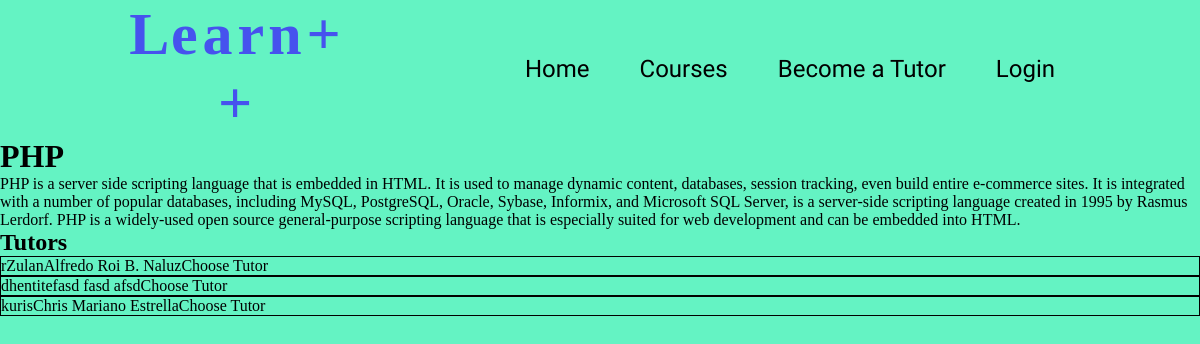
The page /core/course.php?course-id=1 on the database its author committed.
### tables this page shows
CREATE TABLE `courses` (
  `course_id` int NOT NULL AUTO_INCREMENT,
  `course_name` varchar(64) NOT NULL,
  `course_description` varchar(1024) NOT NULL DEFAULT ' ',
  PRIMARY KEY (`course_id`),
  UNIQUE KEY `course_id_UNIQUE` (`course_id`)
);

CREATE TABLE `tutor_course` (
  `tc_id` int NOT NULL AUTO_INCREMENT,
  `tutor_id` int NOT NULL,
  `course_id` int NOT NULL,
  `tc_fee` int NOT NULL DEFAULT '0',
  PRIMARY KEY (`tc_id`)
);

CREATE TABLE `tutors` (
  `tutor_id` int NOT NULL AUTO_INCREMENT,
  `user_id` int NOT NULL,
  PRIMARY KEY (`tutor_id`)
);

CREATE TABLE `users` (
  `user_id` int NOT NULL AUTO_INCREMENT,
  `user_name` varchar(32) NOT NULL,
  `user_password` varchar(72) NOT NULL,
  `user_email` varchar(64) NOT NULL,
  `user_ip` varchar(15) NOT NULL,
  `user_fname` varchar(32) NOT NULL DEFAULT '',
  `user_mname` varchar(32) NOT NULL DEFAULT '',
  `user_lname` varchar(32) NOT NULL DEFAULT '',
  `user_cemail` varchar(64) NOT NULL DEFAULT '',
  `user_phone` varchar(12) NOT NULL DEFAULT '',
  `user_messenger` varchar(64) NOT NULL DEFAULT '',
  `user_balance` int NOT NULL DEFAULT '0',
  PRIMARY KEY (`user_id`),
  UNIQUE KEY `user_id_UNIQUE` (`user_id`)
);

### utils/getter.php (called while the page is built, shortened)
<?php
function getUserName($handle, $userid) {
    $stmt = $handle->prepare("SELECT user_name FROM learnpp.users WHERE user_id = ? LIMIT 1;");
    $stmt->execute([$userid]);
    return $stmt->fetch()['user_name'];
}
function getUserFullName($handle, $userid) {
    $stmt = $handle->prepare("SELECT user_fname, user_mname, user_lname FROM learnpp.users WHERE user_id = ? LIMIT 1;");
    $stmt->execute([$userid]);
    $result = $stmt->fetch();
    $fullName = $result['user_fname'] . ' ' . $result['user_mname'] . ' ' . $result['user_lname'];
    return $fullName;
}

### core/course.php (the view, shortened to what this page needs)
<?php
include('../connection/main.php');
include('../utils/getter.php');
?>
<!DOCTYPE html>
<html lang="en">
<head>
    <link rel="stylesheet" href="/style.css">
</head>
<body>
    <?php
    include('../parts/nav.php');
    ?>
    <?php
    $stmt = $SQL_Handle->prepare("SELECT * FROM learnpp.courses WHERE course_id = ? LIMIT 1;");
    $stmt->execute([$_GET['course-id']]);
    $result = $stmt->fetch();
    echo '<h1> ' . $result['course_name'] . '</h1>';
    echo '<p> ' . $result['course_description'] . '</p>';
    $stmt = $SQL_Handle->prepare("SELECT * FROM learnpp.tutor_course WHERE course_id = ?;");
    $stmt->execute([$_GET['course-id']]);
    if($stmt->rowCount()) {
        echo '<div class="course-tutors">';
        echo '<h2>Tutors</h2>';
        foreach($stmt->fetchAll() as $tutorcourse) {
            echo '<div class="course-tutor" style="border: 1px solid black";>';
            $stmt = $SQL_Handle->prepare("SELECT * FROM learnpp.tutors WHERE tutor_id = ? LIMIT 1;");
            $stmt->execute([$tutorcourse['tutor_id']]);
            $result = $stmt->fetch();
            echo getUserName($SQL_Handle, $result['user_id']);
            echo getUserFullName($SQL_Handle, $result['user_id']);
            echo '<a href="confirmation.php?tutor-id=' . $tutorcourse['tutor_id'] . '&course-id=' . $tutorcourse['course_id'] . '">Choose Tutor</a>';
            echo '</div>';
        }
        echo '</div>';
    } else {
        echo "No tutors available for this course.";
    }
    ?>
</body>
</html>

### style.css (style rules this page uses)
* { margin: 0; padding: 0; }
a { text-decoration: none; color: black; }
body { background-color: rgb(100, 243, 195); }

### rows shown on the page
courses: course_name "PHP", course_description "PHP is a server side scripting language that is embedded in HTML. It is used to manage dynamic content, databases, session tracking, even build entire e-commerce sites. It is integrated with a number of popular databases, including MySQL, PostgreSQL, Oracle, Sybase, Informix, and Microsoft SQL Server, is a server-side scripting language created in 1995 by Rasmus Lerdorf. PHP is a widely-used open source general-purpose scripting language that is especially suited for web development and can be embedded into HTML."
tutor_course: tutor.user_name "rZulan", tutor.user_lname "Alfredo Roi B. Naluz"
tutor_course: tutor.user_name "dhentite", tutor.user_lname "fasd fasd afsd"
tutor_course: tutor.user_name "kuris", tutor.user_lname "Chris Mariano Estrella"
